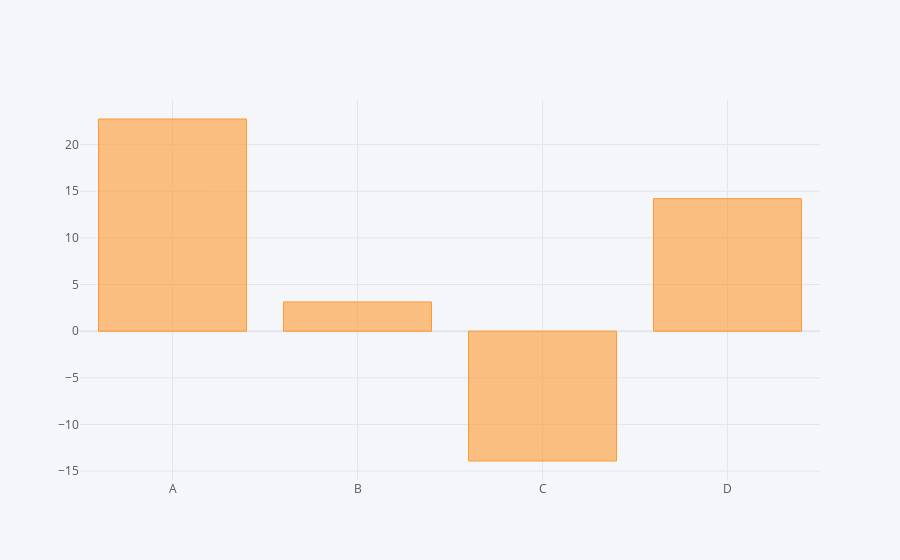

Notebook cell for this chart:
### Code cell
df.sum().iplot(kind='bar')

### Figure 1 — Plotly figure (JSON) as saved in the notebook; plotly's stock layout.template omitted (floating-point values rounded to 4 significant figures)
{"data": [{"marker": {"color": "rgba(255, 153, 51, 0.6)", "line": {"color": "rgba(255, 153, 51, 1.0)", "width": 1}}, "name": "None", "orientation": "v", "text": "", "type": "bar", "x": ["A", "B", "C", "D"], "y": [22.75, 3.138, -13.91, 14.21]}], "layout": {"legend": {"bgcolor": "#F5F6F9", "font": {"color": "#4D5663"}}, "paper_bgcolor": "#F5F6F9", "plot_bgcolor": "#F5F6F9", "title": {"font": {"color": "#4D5663"}}, "xaxis": {"gridcolor": "#E1E5ED", "showgrid": true, "tickfont": {"color": "#4D5663"}, "title": {"font": {"color": "#4D5663"}, "text": ""}, "zerolinecolor": "#E1E5ED"}, "yaxis": {"gridcolor": "#E1E5ED", "showgrid": true, "tickfont": {"color": "#4D5663"}, "title": {"font": {"color": "#4D5663"}, "text": ""}, "zerolinecolor": "#E1E5ED"}}}
